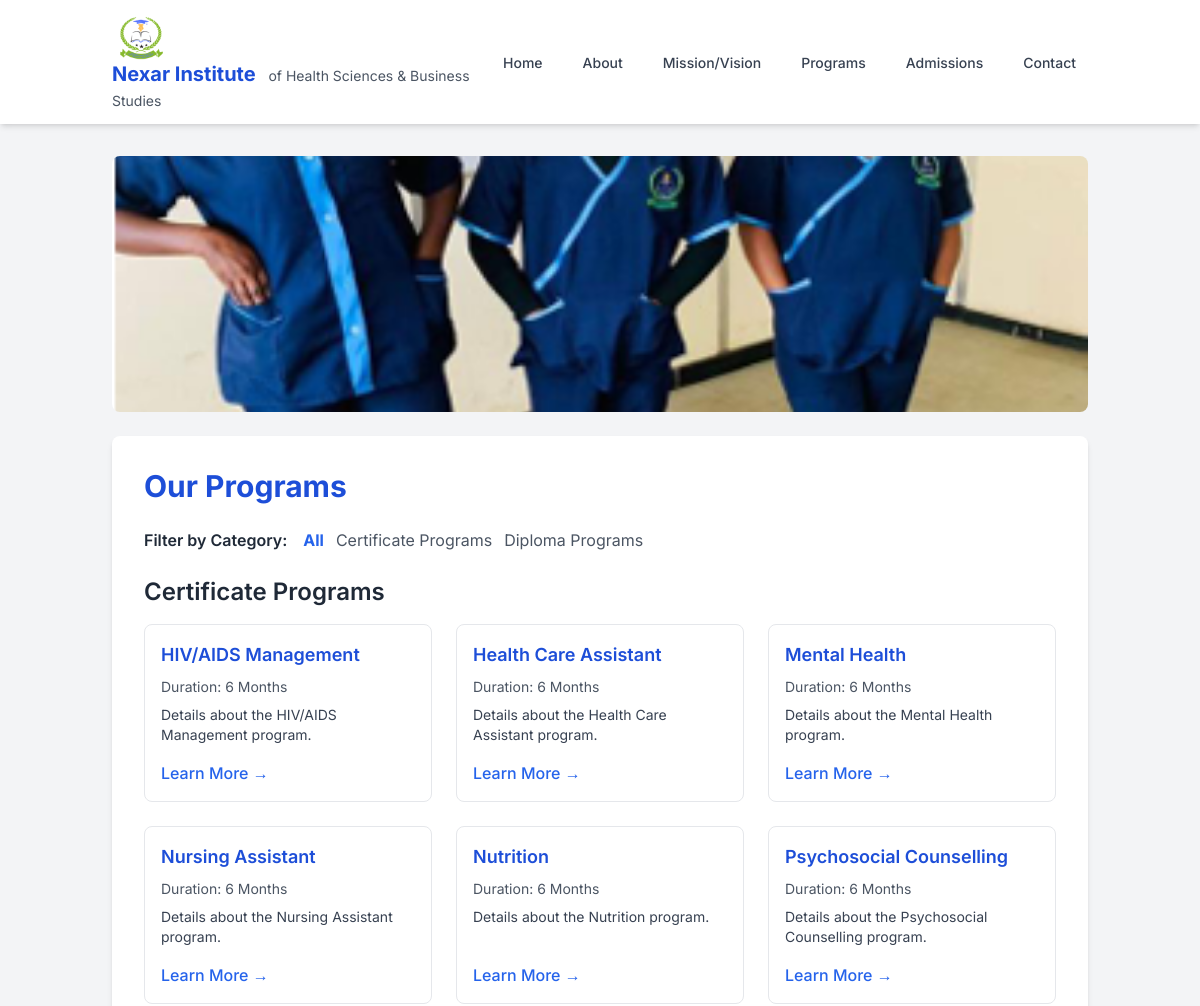
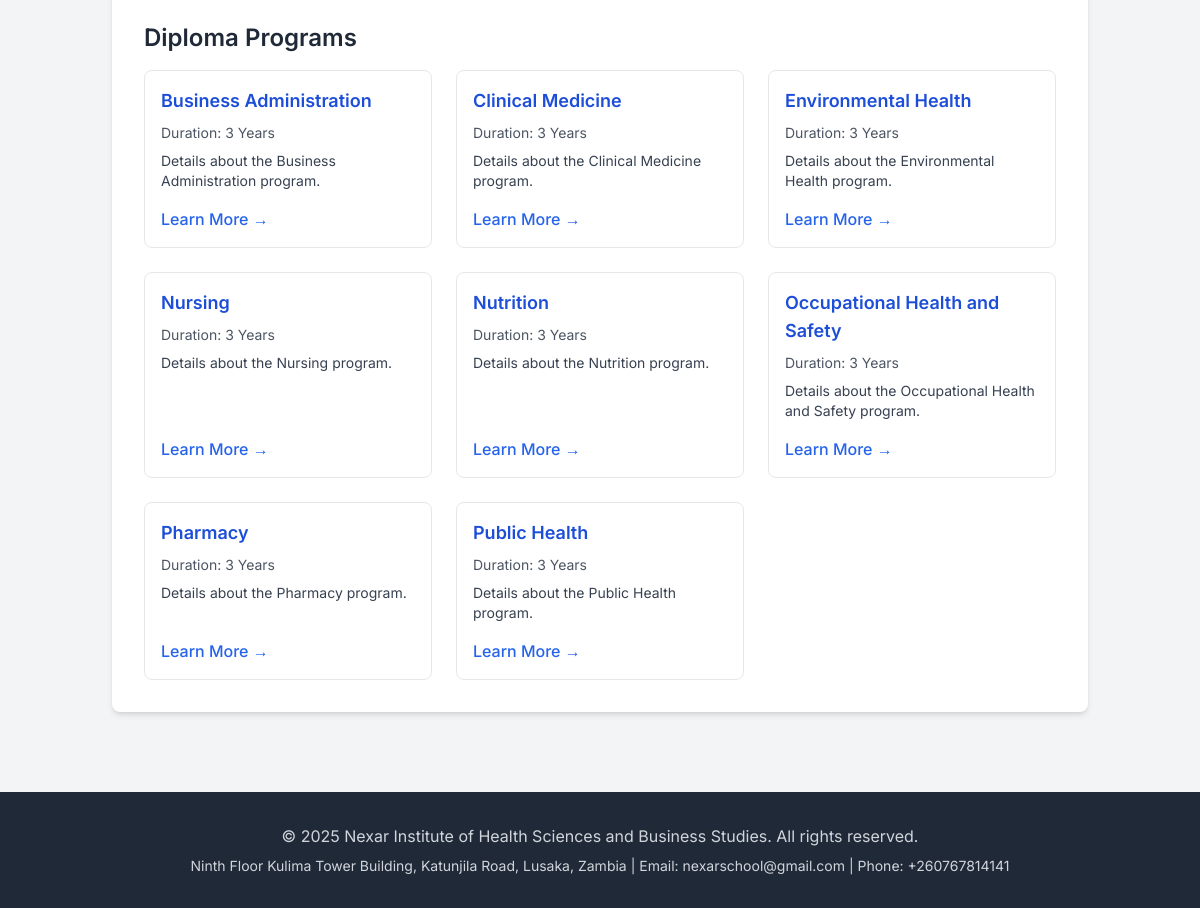
Screenshot of /programs/ with the database file from the repository (2 pictures, top to bottom).
### programs/models.py (models this page shows, shortened)
class ProgramCategory(models.Model):
    name = models.CharField(max_length=100, unique=True)
    slug = models.SlugField(max_length=110, unique=True, help_text="URL-friendly version of the name")
    class Meta:
        verbose_name_plural = "Program Categories"
        ordering = ['name']

class Program(models.Model):
    category = models.ForeignKey(ProgramCategory, on_delete=models.PROTECT, related_name='programs')
    title = models.CharField(max_length=200)
    slug = models.SlugField(max_length=210, unique=True, help_text="URL-friendly version of the title")
    description = models.TextField(blank=True, help_text="Detailed description of the program.")
    duration = models.CharField(max_length=100, help_text="e.g., 3 Years, 6 Months")
    is_active = models.BooleanField(default=True, help_text="Is this program currently offered?")
    created_at = models.DateTimeField(auto_now_add=True)
    updated_at = models.DateTimeField(auto_now=True)
    class Meta:
        ordering = ['category', 'title']
    def get_absolute_url(self):
        return reverse('programs:program_detail', kwargs={'category_slug': self.category.slug, 'program_slug': self.slug})

### programs/views.py (the view, shortened to what this page needs)
# urls.py: path('', ProgramListView.as_view(), name='program_list'),
class ProgramListView(ListView):
    model = Program
    template_name = 'programs/program_list.html'
    context_object_name = 'programs'
    def get_queryset(self):
        queryset = Program.objects.filter(is_active=True).select_related('category')
        category_slug = self.kwargs.get('category_slug')
        if category_slug:
            category = get_object_or_404(ProgramCategory, slug=category_slug)
            queryset = queryset.filter(category=category)
            self.category = category # Store category for context
        else:
            self.category = None
        return queryset
    def get_context_data(self, **kwargs):
        context = super().get_context_data(**kwargs)
        context['page_title'] = 'Our Programs'
        context['categories'] = ProgramCategory.objects.all()
        context['current_category'] = self.category
        if not Program.objects.exists():
             self._create_initial_programs()
        return context

### templates/programs/program_list.html (shortened to what this page needs)
{% extends "base.html" %}
{% load cms_tags %}
{% load static %}
{% block content %}
<img src="{% static 'images/programs.png' %}"
     alt="Programs Banner" class="w-full h-48 sm:h-64 object-cover rounded-lg mb-6"
     onerror="this.onerror=null; this.src='https://placehold.co/1200x300/cccccc/666666?text=Programs+Banner+Not+Found';">
<div class="bg-white p-6 sm:p-8 rounded-lg shadow-md">
    <h1 class="text-2xl sm:text-3xl font-bold text-blue-700 mb-6">{{ page_title }}</h1>
    <div class="mb-6 flex flex-wrap items-center gap-x-4 gap-y-2">
        <span class="font-semibold shrink-0">Filter by Category:</span>
        <div class="flex flex-wrap gap-x-3 gap-y-1">
            <a href="{% url 'programs:program_list' %}" class="{% if not current_category %}font-bold text-blue-600{% else %}text-gray-600 hover:text-blue-600{% endif %}">All</a>
            {% for category in categories %}
                <a href="{% url 'programs:program_list_by_category' category.slug %}"
                   class="{% if current_category == category %}font-bold text-blue-600{% else %}text-gray-600 hover:text-blue-600{% endif %}">
                    {{ category.name }}
                </a>
            {% endfor %}
        </div>
    </div>
    {% regroup programs by category as programs_by_category %}
    {% for group in programs_by_category %}
        {% if not current_category %}
            <h2 class="text-xl sm:text-2xl font-semibold text-gray-800 mt-6 mb-4">{{ group.grouper.name }}</h2>
        {% endif %}
        <div class="grid grid-cols-1 sm:grid-cols-2 lg:grid-cols-3 gap-6">
            {% for program in group.list %}
                <div class="border border-gray-200 rounded-lg p-4 hover:shadow-lg transition duration-200 flex flex-col">
                    <h3 class="text-lg font-semibold text-blue-700 mb-2">{{ program.title }}</h3>
                    <p class="text-sm text-gray-600 mb-2">Duration: {{ program.duration }}</p>
                    <p class="text-gray-700 mb-4 text-sm flex-grow">
                         {{ program.description|truncatewords:20 }}
                    </p>
                    <a href="{{ program.get_absolute_url }}" class="text-blue-600 hover:underline font-medium self-start mt-auto">Learn More →</a>
                </div>
            {% empty %}
                 <p class="text-gray-600 sm:col-span-2 lg:col-span-3">No programs found {% if current_category %} in this category{% endif %}.</p>
            {% endfor %}
        </div>
     {% empty %}
        <p class="text-gray-600">No programs are currently listed.</p>
     {% endfor %}
</div>
{% endblock %}

### templates/base.html (shortened to what this page needs)
{% load static %}
<!DOCTYPE html>
<html lang="en">
<head>
    <script src="https://cdn.tailwindcss.com"></script>
</head>
<body class="bg-gray-100 text-gray-800">
    <header class="bg-white shadow-md sticky top-0 z-50">
        <nav class="container mx-auto px-4 sm:px-6 py-3">
            <div class="flex justify-between items-center">
                <div>
                    <img src="{% static 'images/logo.png' %}" alt="Nexar Institute Logo" class="h-10 sm:h-12 w-auto max-w-[150px] sm:max-w-[200px] object-contain">
                    <a href="{% url 'core:home' %}" class="text-xl font-bold text-blue-700 hover:text-blue-900">
                        Nexar Institute
                    </a>
                    <span class="text-xs sm:text-sm text-gray-600 ml-1 sm:ml-2 hidden sm:inline">of Health Sciences & Business Studies</span>
                </div>
                <div class="hidden md:block">
                    <ul class="flex space-x-4">
                        <li><a href="{% url 'core:home' %}" class="text-gray-700 hover:text-blue-600 px-3 py-2 rounded-md text-sm font-medium">Home</a></li>
                        <li><a href="{% url 'core:about' %}" class="text-gray-700 hover:text-blue-600 px-3 py-2 rounded-md text-sm font-medium">About</a></li>
                        <li><a href="{% url 'core:mission_vision' %}" class="text-gray-700 hover:text-blue-600 px-3 py-2 rounded-md text-sm font-medium">Mission/Vision</a></li>
                        <li><a href="{% url 'programs:program_list' %}" class="text-gray-700 hover:text-blue-600 px-3 py-2 rounded-md text-sm font-medium">Programs</a></li>
                        <li><a href="{% url 'admissions:info' %}" class="text-gray-700 hover:text-blue-600 px-3 py-2 rounded-md text-sm font-medium">Admissions</a></li>
                        <li><a href="{% url 'contact:contact_page' %}" class="text-gray-700 hover:text-blue-600 px-3 py-2 rounded-md text-sm font-medium">Contact</a></li>
                    </ul>
                </div>
            </div>
        </nav>
    </header>
    <main class="container mx-auto px-4 sm:px-6 py-8">
        {% block content %}
        {% endblock %}
    </main>
    <footer class="bg-gray-800 text-gray-300 mt-12 py-8">
        <div class="container mx-auto px-4 sm:px-6 text-center">
            <p>© {% now "Y" %} Nexar Institute of Health Sciences and Business Studies. All rights reserved.</p>
            <p class="mt-2 text-sm">
                Ninth Floor Kulima Tower Building, Katunjila Road, Lusaka, Zambia |
                Email: nexarschool@gmail.com | Phone: +260767814141
            </p>
        </div>
    </footer>
</body>
</html>

### templates/base.html (style rules this page uses)
body { font-family: 'Inter', sans-serif; }

### rows the page displays
ProgramCategory: name "Certificate Programs", grouper.name "Certificate Programs"
ProgramCategory: name "Diploma Programs", grouper.name "Diploma Programs"
Program: title "HIV/AIDS Management", duration "6 Months", description "Details about the HIV/AIDS Management program."
Program: title "Health Care Assistant", duration "6 Months", description "Details about the Health Care Assistant program."
Program: title "Mental Health", duration "6 Months", description "Details about the Mental Health program."
Program: title "Nursing Assistant", duration "6 Months", description "Details about the Nursing Assistant program."
Program: title "Nutrition", duration "6 Months", description "Details about the Nutrition program."
Program: title "Psychosocial Counselling", duration "6 Months", description "Details about the Psychosocial Counselling program."
Program: title "Business Administration", duration "3 Years", description "Details about the Business Administration program."
Program: title "Clinical Medicine", duration "3 Years", description "Details about the Clinical Medicine program."
Program: title "Environmental Health", duration "3 Years", description "Details about the Environmental Health program."
Program: title "Nursing", duration "3 Years", description "Details about the Nursing program."
Program: title "Nutrition", duration "3 Years", description "Details about the Nutrition program."
Program: title "Occupational Health and Safety", duration "3 Years", description "Details about the Occupational Health and Safety program."
Program: title "Pharmacy", duration "3 Years", description "Details about the Pharmacy program."
Program: title "Public Health", duration "3 Years", description "Details about the Public Health program."

### other values shown
{{ page_title }} "Our Programs"
